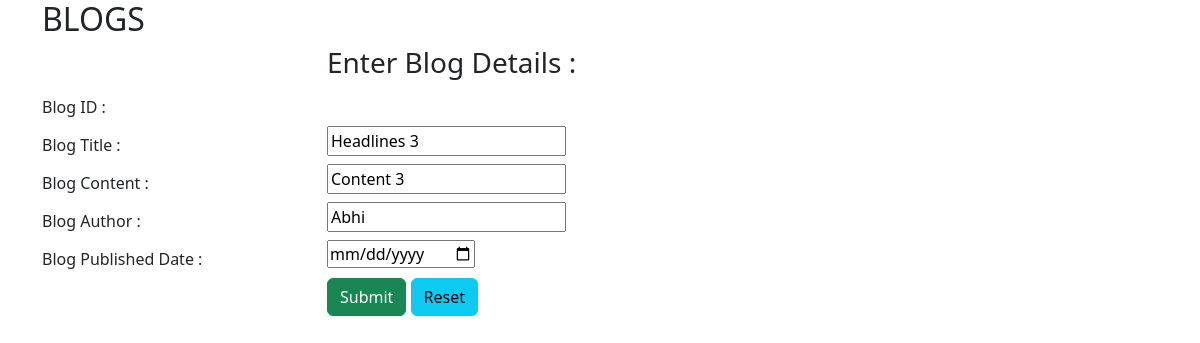
Page /update/3 on the committed database.
### app/models.py (models this page shows, shortened)
class Blog(models.Model):
    bid = models.AutoField(primary_key=True)
    title = models.CharField(max_length=80)
    content = models.CharField(max_length=100)
    author = models.CharField(max_length=60)
    date_published = models.DateField()
    class Meta:
        db_table = 'Blog'

### app/views.py (the view)
# urls.py: path("update/<int:bid>",views.update),
def update(request, bid):
    blog = Blog.objects.get(bid=bid)
    form = BlogForm(request.POST, instance=blog)
    if form.is_valid():
        form.save()
        return redirect('/show')
    return render(request, 'edit.html',{'blog':blog})

### app/templates/edit.html (shortened to what this page needs)
<!DOCTYPE html>
<html lang="en">
<head>
    <link href="https://cdn.jsdelivr.net/npm/bootstrap@5.3.3/dist/css/bootstrap.min.css" rel="stylesheet">
</head>
<body>
    <form method="post" class="post-form" action="/update/{{blog.bid}}">
        <div class="container">
            <h2>BLOGS</h2>
            <div class="form-group row">
                <label class="col-sm-3 col-form-label"></label>
                <div class="col-sm-4">
                    <h3>Enter Blog Details : </h3>
                </div>
            </div>
            <div class="form-group row">
                <label class="col-sm-3 col-form-label">Blog ID : </label>
                <div class="col-sm-4">
                </div>
            </div>
            <div class="form-group row">
                <label class="col-sm-3 col-form-label">Blog Title : </label>
                <div class="col-sm-4">
                    <input type="text" name="title" id="id_title" value="{{blog.title}}" maxlength="50" required/>
                </div>
            </div>
            <div class="form-group row">
                <label class="col-sm-3 col-form-label">Blog Content : </label>
                <div class="col-sm-4">
                    <input type="text" name="content" id="id_content" value="{{blog.content}}" maxlength="100" required/>
                </div>
            </div>
            <div class="form-group row">
                <label class="col-sm-3 col-form-label">Blog Author : </label>
                <div class="col-sm-4">
                    <input type="text" name="author" id="id_author" value="{{blog.author}}" maxlength="60" required/>
                </div>
            </div>
            <div class="form-group row">
                <label class="col-sm-3 col-form-label">Blog Published Date : </label>
                <div class="col-sm-4">
                    <input type="date" name="date_published" id="id_date_published" value="{{blog.date_published}}" required/>
                </div>
            </div>
            <div class="form-group row">
                <label class="col-sm-3 col-form-label"></label>
                <div class="col-sm-4">
                    <button type="submit" class="btn btn-success">Submit</button>
                    <button type="reset" class="btn btn-info">Reset</button>
                </div>
            </div>
        </div>
    </form>
</body>
</html>

### rows in the picture
Blog: title "Headlines 3", content "Content 3", author "Abhi"
